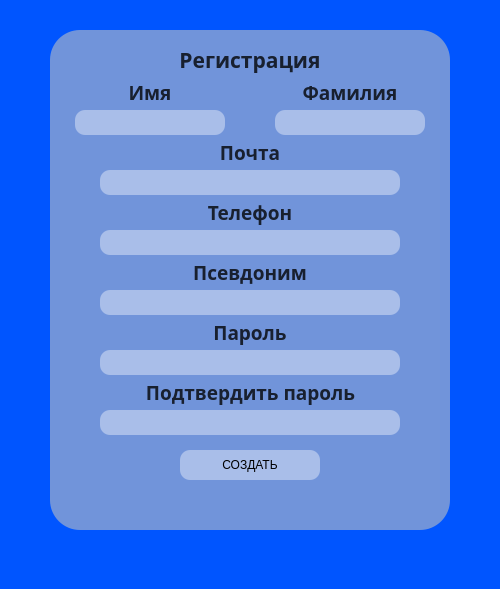
<?xml version="1.0" encoding="UTF-8"?>
<ui version="4.0">
 <class>Registration</class>
 <widget class="QDialog" name="Registration">
  <property name="geometry">
   <rect>
    <x>0</x>
    <y>0</y>
    <width>500</width>
    <height>589</height>
   </rect>
  </property>
  <property name="windowTitle">
   <string>Car Rent</string>
  </property>
  <widget class="QLineEdit" name="PasswdInput">
   <property name="geometry">
    <rect>
     <x>100</x>
     <y>350</y>
     <width>300</width>
     <height>25</height>
    </rect>
   </property>
   <property name="layoutDirection">
    <enum>Qt::RightToLeft</enum>
   </property>
   <property name="styleSheet">
    <string notr="true">background-color: rgba(255, 255, 255, 100);
border-radius: 10px;</string>
   </property>
   <property name="frame">
    <bool>true</bool>
   </property>
  </widget>
  <widget class="QLineEdit" name="LastNameInput">
   <property name="geometry">
    <rect>
     <x>275</x>
     <y>110</y>
     <width>150</width>
     <height>25</height>
    </rect>
   </property>
   <property name="layoutDirection">
    <enum>Qt::RightToLeft</enum>
   </property>
   <property name="styleSheet">
    <string notr="true">background-color: rgba(255, 255, 255, 100);
border-radius: 10px;</string>
   </property>
  </widget>
  <widget class="QLineEdit" name="EmailInput">
   <property name="geometry">
    <rect>
     <x>100</x>
     <y>170</y>
     <width>300</width>
     <height>25</height>
    </rect>
   </property>
   <property name="layoutDirection">
    <enum>Qt::RightToLeft</enum>
   </property>
   <property name="styleSheet">
    <string notr="true">background-color: rgba(255, 255, 255, 100);
border-radius: 10px;</string>
   </property>
  </widget>
  <widget class="QLabel" name="RegisterText">
   <property name="geometry">
    <rect>
     <x>150</x>
     <y>40</y>
     <width>200</width>
     <height>40</height>
    </rect>
   </property>
   <property name="font">
    <font>
     <family>Segoe Print</family>
     <pointsize>16</pointsize>
     <italic>false</italic>
     <bold>true</bold>
     <underline>false</underline>
    </font>
   </property>
   <property name="layoutDirection">
    <enum>Qt::LeftToRight</enum>
   </property>
   <property name="styleSheet">
    <string notr="true">font: 700 16pt &quot;Segoe Print&quot;;
color: rgba(0, 0, 0, 200);</string>
   </property>
   <property name="text">
    <string>&lt;html&gt;&lt;head/&gt;&lt;body&gt;&lt;p&gt;Регистрация&lt;/p&gt;&lt;/body&gt;&lt;/html&gt;</string>
   </property>
   <property name="alignment">
    <set>Qt::AlignCenter</set>
   </property>
   <property name="wordWrap">
    <bool>true</bool>
   </property>
  </widget>
  <widget class="QLabel" name="LastNameText">
   <property name="geometry">
    <rect>
     <x>250</x>
     <y>80</y>
     <width>200</width>
     <height>25</height>
    </rect>
   </property>
   <property name="font">
    <font>
     <family>Segoe Print</family>
     <pointsize>14</pointsize>
     <italic>false</italic>
     <bold>true</bold>
     <underline>false</underline>
    </font>
   </property>
   <property name="layoutDirection">
    <enum>Qt::LeftToRight</enum>
   </property>
   <property name="styleSheet">
    <string notr="true">font: 700 14pt &quot;Segoe Print&quot;;
color: rgba(0, 0, 0, 200);</string>
   </property>
   <property name="text">
    <string>Фамилия</string>
   </property>
   <property name="alignment">
    <set>Qt::AlignCenter</set>
   </property>
   <property name="wordWrap">
    <bool>true</bool>
   </property>
  </widget>
  <widget class="QLineEdit" name="FirstNameInput">
   <property name="geometry">
    <rect>
     <x>75</x>
     <y>110</y>
     <width>150</width>
     <height>25</height>
    </rect>
   </property>
   <property name="layoutDirection">
    <enum>Qt::RightToLeft</enum>
   </property>
   <property name="styleSheet">
    <string notr="true">background-color: rgba(255, 255, 255, 100);
border-radius: 10px;</string>
   </property>
  </widget>
  <widget class="QLineEdit" name="ConfirmPasswdInput">
   <property name="geometry">
    <rect>
     <x>100</x>
     <y>410</y>
     <width>300</width>
     <height>25</height>
    </rect>
   </property>
   <property name="layoutDirection">
    <enum>Qt::RightToLeft</enum>
   </property>
   <property name="styleSheet">
    <string notr="true">background-color: rgba(255, 255, 255, 100);
border-radius: 10px;</string>
   </property>
  </widget>
  <widget class="QPushButton" name="RegistrBtn">
   <property name="geometry">
    <rect>
     <x>180</x>
     <y>450</y>
     <width>140</width>
     <height>30</height>
    </rect>
   </property>
   <property name="cursor">
    <cursorShape>PointingHandCursor</cursorShape>
   </property>
   <property name="styleSheet">
    <string notr="true">QPushButton{
background-color: rgba(255, 255, 255, 100);
border-radius: 10px;
color: rgba(192, 192, 192, 240);
color: black;
text-align: center;
font: 700 14pt &quot;Segoe Print&quot;;
}

QPushButton:hover{
background-color: rgba(255, 255, 255, 0);
border-radius: 10px;
color: rgba(0, 0, 0, 240);
text-align: center;
font: 700 14pt &quot;Segoe Print&quot;;
}
QPushButton:pressed{
background-color: rgba(255, 255, 255, 0);
border-radius: 10px;
color: rgba(128, 128, 128, 240);
text-align: center;
font: 700 14pt &quot;Segoe Print&quot;;
}</string>
   </property>
   <property name="text">
    <string>СОЗДАТЬ</string>
   </property>
  </widget>
  <widget class="QLabel" name="FirstNameText">
   <property name="geometry">
    <rect>
     <x>50</x>
     <y>80</y>
     <width>200</width>
     <height>25</height>
    </rect>
   </property>
   <property name="font">
    <font>
     <family>Segoe Print</family>
     <pointsize>14</pointsize>
     <italic>false</italic>
     <bold>true</bold>
     <underline>false</underline>
    </font>
   </property>
   <property name="layoutDirection">
    <enum>Qt::LeftToRight</enum>
   </property>
   <property name="styleSheet">
    <string notr="true">font: 700 14pt &quot;Segoe Print&quot;;
color: rgba(0, 0, 0, 200);</string>
   </property>
   <property name="text">
    <string>Имя</string>
   </property>
   <property name="alignment">
    <set>Qt::AlignCenter</set>
   </property>
   <property name="wordWrap">
    <bool>true</bool>
   </property>
  </widget>
  <widget class="QLabel" name="BlurImage">
   <property name="geometry">
    <rect>
     <x>50</x>
     <y>30</y>
     <width>400</width>
     <height>500</height>
    </rect>
   </property>
   <property name="styleSheet">
    <string notr="true">background-color: rgba(192, 192, 192, 150);
border-radius: 30px;

</string>
   </property>
   <property name="text">
    <string/>
   </property>
  </widget>
  <widget class="QLabel" name="PasswdText">
   <property name="geometry">
    <rect>
     <x>150</x>
     <y>320</y>
     <width>200</width>
     <height>25</height>
    </rect>
   </property>
   <property name="font">
    <font>
     <family>Segoe Print</family>
     <pointsize>14</pointsize>
     <italic>false</italic>
     <bold>true</bold>
     <underline>false</underline>
    </font>
   </property>
   <property name="layoutDirection">
    <enum>Qt::RightToLeft</enum>
   </property>
   <property name="styleSheet">
    <string notr="true">font: 700 14pt &quot;Segoe Print&quot;;
color: rgba(0, 0, 0, 200);</string>
   </property>
   <property name="text">
    <string>Пароль</string>
   </property>
   <property name="alignment">
    <set>Qt::AlignCenter</set>
   </property>
  </widget>
  <widget class="QLabel" name="EmailText">
   <property name="geometry">
    <rect>
     <x>150</x>
     <y>140</y>
     <width>200</width>
     <height>25</height>
    </rect>
   </property>
   <property name="font">
    <font>
     <family>Segoe Print</family>
     <pointsize>14</pointsize>
     <italic>false</italic>
     <bold>true</bold>
     <underline>false</underline>
    </font>
   </property>
   <property name="layoutDirection">
    <enum>Qt::RightToLeft</enum>
   </property>
   <property name="styleSheet">
    <string notr="true">font: 700 14pt &quot;Segoe Print&quot;;
color: rgba(0, 0, 0, 200);</string>
   </property>
   <property name="text">
    <string>Почта</string>
   </property>
   <property name="alignment">
    <set>Qt::AlignCenter</set>
   </property>
  </widget>
  <widget class="QLabel" name="ConfirmPasswdText">
   <property name="geometry">
    <rect>
     <x>120</x>
     <y>380</y>
     <width>261</width>
     <height>25</height>
    </rect>
   </property>
   <property name="font">
    <font>
     <family>Segoe Print</family>
     <pointsize>14</pointsize>
     <italic>false</italic>
     <bold>true</bold>
     <underline>false</underline>
    </font>
   </property>
   <property name="layoutDirection">
    <enum>Qt::RightToLeft</enum>
   </property>
   <property name="styleSheet">
    <string notr="true">font: 700 14pt &quot;Segoe Print&quot;;
color: rgba(0, 0, 0, 200);</string>
   </property>
   <property name="text">
    <string>Подтвердить пароль</string>
   </property>
   <property name="alignment">
    <set>Qt::AlignCenter</set>
   </property>
  </widget>
  <widget class="QLabel" name="Backgroung">
   <property name="geometry">
    <rect>
     <x>0</x>
     <y>-10</y>
     <width>500</width>
     <height>600</height>
    </rect>
   </property>
   <property name="styleSheet">
    <string notr="true">background-color: rgb(0, 85, 255)</string>
   </property>
   <property name="text">
    <string/>
   </property>
  </widget>
  <widget class="QLineEdit" name="UserInput">
   <property name="geometry">
    <rect>
     <x>100</x>
     <y>290</y>
     <width>300</width>
     <height>25</height>
    </rect>
   </property>
   <property name="layoutDirection">
    <enum>Qt::RightToLeft</enum>
   </property>
   <property name="styleSheet">
    <string notr="true">background-color: rgba(255, 255, 255, 100);
border-radius: 10px;</string>
   </property>
   <property name="text">
    <string/>
   </property>
  </widget>
  <widget class="QLabel" name="UserText">
   <property name="geometry">
    <rect>
     <x>150</x>
     <y>260</y>
     <width>200</width>
     <height>25</height>
    </rect>
   </property>
   <property name="font">
    <font>
     <family>Segoe Print</family>
     <pointsize>14</pointsize>
     <italic>false</italic>
     <bold>true</bold>
     <underline>false</underline>
    </font>
   </property>
   <property name="layoutDirection">
    <enum>Qt::RightToLeft</enum>
   </property>
   <property name="styleSheet">
    <string notr="true">font: 700 14pt &quot;Segoe Print&quot;;
color: rgba(0, 0, 0, 200);</string>
   </property>
   <property name="text">
    <string>Псевдоним</string>
   </property>
   <property name="alignment">
    <set>Qt::AlignCenter</set>
   </property>
  </widget>
  <widget class="QLabel" name="ErrorText">
   <property name="geometry">
    <rect>
     <x>100</x>
     <y>490</y>
     <width>300</width>
     <height>30</height>
    </rect>
   </property>
   <property name="font">
    <font>
     <family>Segoe Print</family>
     <pointsize>14</pointsize>
     <italic>false</italic>
     <bold>true</bold>
     <underline>false</underline>
    </font>
   </property>
   <property name="layoutDirection">
    <enum>Qt::RightToLeft</enum>
   </property>
   <property name="styleSheet">
    <string notr="true">font: 700 14pt &quot;Segoe Print&quot;;
color: rgb(156, 0, 3);
</string>
   </property>
   <property name="text">
    <string/>
   </property>
   <property name="alignment">
    <set>Qt::AlignCenter</set>
   </property>
  </widget>
  <widget class="QLineEdit" name="PhoneInput">
   <property name="geometry">
    <rect>
     <x>100</x>
     <y>230</y>
     <width>300</width>
     <height>25</height>
    </rect>
   </property>
   <property name="layoutDirection">
    <enum>Qt::RightToLeft</enum>
   </property>
   <property name="styleSheet">
    <string notr="true">background-color: rgba(255, 255, 255, 100);
border-radius: 10px;</string>
   </property>
   <property name="text">
    <string/>
   </property>
  </widget>
  <widget class="QLabel" name="PhoneText">
   <property name="geometry">
    <rect>
     <x>200</x>
     <y>200</y>
     <width>100</width>
     <height>25</height>
    </rect>
   </property>
   <property name="font">
    <font>
     <family>Segoe Print</family>
     <pointsize>14</pointsize>
     <italic>false</italic>
     <bold>true</bold>
     <underline>false</underline>
    </font>
   </property>
   <property name="layoutDirection">
    <enum>Qt::RightToLeft</enum>
   </property>
   <property name="styleSheet">
    <string notr="true">font: 700 14pt &quot;Segoe Print&quot;;
color: rgba(0, 0, 0, 200);</string>
   </property>
   <property name="text">
    <string>Телефон</string>
   </property>
   <property name="alignment">
    <set>Qt::AlignCenter</set>
   </property>
  </widget>
  <zorder>Backgroung</zorder>
  <zorder>BlurImage</zorder>
  <zorder>PasswdInput</zorder>
  <zorder>LastNameInput</zorder>
  <zorder>EmailInput</zorder>
  <zorder>RegisterText</zorder>
  <zorder>LastNameText</zorder>
  <zorder>FirstNameInput</zorder>
  <zorder>ConfirmPasswdInput</zorder>
  <zorder>RegistrBtn</zorder>
  <zorder>FirstNameText</zorder>
  <zorder>PasswdText</zorder>
  <zorder>EmailText</zorder>
  <zorder>ConfirmPasswdText</zorder>
  <zorder>UserInput</zorder>
  <zorder>UserText</zorder>
  <zorder>ErrorText</zorder>
  <zorder>PhoneInput</zorder>
  <zorder>PhoneText</zorder>
 </widget>
 <resources/>
 <connections/>
</ui>
